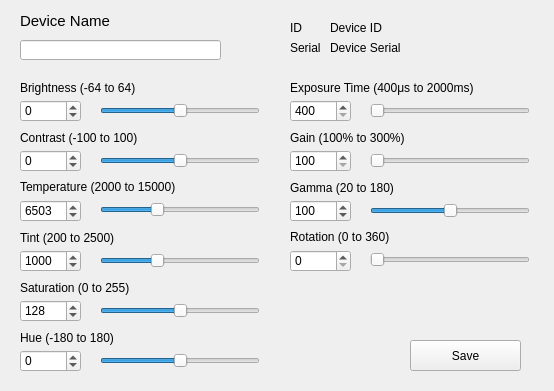
<?xml version="1.0" encoding="UTF-8"?>
<ui version="4.0">
 <class>Parameters</class>
 <widget class="QWidget" name="Parameters">
  <property name="geometry">
   <rect>
    <x>0</x>
    <y>0</y>
    <width>554</width>
    <height>391</height>
   </rect>
  </property>
  <property name="windowTitle">
   <string>Form</string>
  </property>
  <widget class="QSpinBox" name="contrastSpinBox">
   <property name="geometry">
    <rect>
     <x>20</x>
     <y>150</y>
     <width>61</width>
     <height>22</height>
    </rect>
   </property>
   <property name="minimumSize">
    <size>
     <width>42</width>
     <height>22</height>
    </size>
   </property>
   <property name="minimum">
    <number>-100</number>
   </property>
   <property name="maximum">
    <number>100</number>
   </property>
  </widget>
  <widget class="QSlider" name="contrastSlider">
   <property name="geometry">
    <rect>
     <x>100</x>
     <y>150</y>
     <width>160</width>
     <height>22</height>
    </rect>
   </property>
   <property name="maximumSize">
    <size>
     <width>160</width>
     <height>16777215</height>
    </size>
   </property>
   <property name="minimum">
    <number>-100</number>
   </property>
   <property name="maximum">
    <number>100</number>
   </property>
   <property name="orientation">
    <enum>Qt::Horizontal</enum>
   </property>
  </widget>
  <widget class="QSpinBox" name="brightnessSpinBox">
   <property name="geometry">
    <rect>
     <x>20</x>
     <y>100</y>
     <width>61</width>
     <height>22</height>
    </rect>
   </property>
   <property name="minimumSize">
    <size>
     <width>42</width>
     <height>22</height>
    </size>
   </property>
   <property name="minimum">
    <number>-64</number>
   </property>
   <property name="maximum">
    <number>64</number>
   </property>
  </widget>
  <widget class="QLabel" name="label_2">
   <property name="geometry">
    <rect>
     <x>20</x>
     <y>130</y>
     <width>211</width>
     <height>16</height>
    </rect>
   </property>
   <property name="text">
    <string>Contrast (-100 to 100)</string>
   </property>
  </widget>
  <widget class="QLabel" name="label_4">
   <property name="geometry">
    <rect>
     <x>290</x>
     <y>80</y>
     <width>211</width>
     <height>16</height>
    </rect>
   </property>
   <property name="text">
    <string>Exposure Time (400μs to 2000ms)</string>
   </property>
  </widget>
  <widget class="QSlider" name="exposureSlider">
   <property name="geometry">
    <rect>
     <x>370</x>
     <y>100</y>
     <width>160</width>
     <height>22</height>
    </rect>
   </property>
   <property name="maximumSize">
    <size>
     <width>160</width>
     <height>16777215</height>
    </size>
   </property>
   <property name="minimum">
    <number>400</number>
   </property>
   <property name="maximum">
    <number>2000000</number>
   </property>
   <property name="value">
    <number>400</number>
   </property>
   <property name="orientation">
    <enum>Qt::Horizontal</enum>
   </property>
  </widget>
  <widget class="QSlider" name="brightnessSlider">
   <property name="geometry">
    <rect>
     <x>100</x>
     <y>100</y>
     <width>160</width>
     <height>22</height>
    </rect>
   </property>
   <property name="maximumSize">
    <size>
     <width>160</width>
     <height>16777215</height>
    </size>
   </property>
   <property name="minimum">
    <number>-64</number>
   </property>
   <property name="maximum">
    <number>64</number>
   </property>
   <property name="orientation">
    <enum>Qt::Horizontal</enum>
   </property>
  </widget>
  <widget class="QLabel" name="label">
   <property name="geometry">
    <rect>
     <x>20</x>
     <y>80</y>
     <width>211</width>
     <height>16</height>
    </rect>
   </property>
   <property name="text">
    <string>Brightness (-64 to 64)</string>
   </property>
  </widget>
  <widget class="QSlider" name="rotationSlider">
   <property name="geometry">
    <rect>
     <x>370</x>
     <y>250</y>
     <width>160</width>
     <height>20</height>
    </rect>
   </property>
   <property name="maximumSize">
    <size>
     <width>160</width>
     <height>16777215</height>
    </size>
   </property>
   <property name="minimum">
    <number>0</number>
   </property>
   <property name="maximum">
    <number>360</number>
   </property>
   <property name="value">
    <number>0</number>
   </property>
   <property name="orientation">
    <enum>Qt::Horizontal</enum>
   </property>
  </widget>
  <widget class="QLabel" name="label_5">
   <property name="geometry">
    <rect>
     <x>290</x>
     <y>230</y>
     <width>211</width>
     <height>14</height>
    </rect>
   </property>
   <property name="text">
    <string>Rotation (0 to 360)</string>
   </property>
  </widget>
  <widget class="QSpinBox" name="rotationSpinBox">
   <property name="geometry">
    <rect>
     <x>290</x>
     <y>250</y>
     <width>61</width>
     <height>22</height>
    </rect>
   </property>
   <property name="minimumSize">
    <size>
     <width>42</width>
     <height>22</height>
    </size>
   </property>
   <property name="minimum">
    <number>0</number>
   </property>
   <property name="maximum">
    <number>360</number>
   </property>
   <property name="value">
    <number>0</number>
   </property>
  </widget>
  <widget class="QSlider" name="tempSlider">
   <property name="geometry">
    <rect>
     <x>100</x>
     <y>200</y>
     <width>160</width>
     <height>20</height>
    </rect>
   </property>
   <property name="maximumSize">
    <size>
     <width>160</width>
     <height>16777215</height>
    </size>
   </property>
   <property name="minimum">
    <number>2000</number>
   </property>
   <property name="maximum">
    <number>15000</number>
   </property>
   <property name="value">
    <number>6503</number>
   </property>
   <property name="orientation">
    <enum>Qt::Horizontal</enum>
   </property>
  </widget>
  <widget class="QLabel" name="label_6">
   <property name="geometry">
    <rect>
     <x>20</x>
     <y>180</y>
     <width>211</width>
     <height>14</height>
    </rect>
   </property>
   <property name="text">
    <string>Temperature (2000 to 15000)</string>
   </property>
  </widget>
  <widget class="QSpinBox" name="tempSpinBox">
   <property name="geometry">
    <rect>
     <x>20</x>
     <y>200</y>
     <width>61</width>
     <height>22</height>
    </rect>
   </property>
   <property name="minimumSize">
    <size>
     <width>42</width>
     <height>22</height>
    </size>
   </property>
   <property name="minimum">
    <number>2000</number>
   </property>
   <property name="maximum">
    <number>15000</number>
   </property>
   <property name="value">
    <number>6503</number>
   </property>
  </widget>
  <widget class="QLabel" name="label_7">
   <property name="geometry">
    <rect>
     <x>20</x>
     <y>230</y>
     <width>211</width>
     <height>16</height>
    </rect>
   </property>
   <property name="text">
    <string>Tint (200 to 2500)</string>
   </property>
  </widget>
  <widget class="QSpinBox" name="tintSpinBox">
   <property name="geometry">
    <rect>
     <x>20</x>
     <y>250</y>
     <width>61</width>
     <height>22</height>
    </rect>
   </property>
   <property name="minimumSize">
    <size>
     <width>42</width>
     <height>22</height>
    </size>
   </property>
   <property name="minimum">
    <number>200</number>
   </property>
   <property name="maximum">
    <number>2500</number>
   </property>
   <property name="value">
    <number>1000</number>
   </property>
  </widget>
  <widget class="QSlider" name="tintSlider">
   <property name="geometry">
    <rect>
     <x>100</x>
     <y>250</y>
     <width>160</width>
     <height>22</height>
    </rect>
   </property>
   <property name="maximumSize">
    <size>
     <width>160</width>
     <height>16777215</height>
    </size>
   </property>
   <property name="minimum">
    <number>200</number>
   </property>
   <property name="maximum">
    <number>2500</number>
   </property>
   <property name="value">
    <number>1000</number>
   </property>
   <property name="orientation">
    <enum>Qt::Horizontal</enum>
   </property>
  </widget>
  <widget class="QLabel" name="label_8">
   <property name="geometry">
    <rect>
     <x>20</x>
     <y>280</y>
     <width>211</width>
     <height>16</height>
    </rect>
   </property>
   <property name="text">
    <string>Saturation (0 to 255)</string>
   </property>
  </widget>
  <widget class="QSlider" name="saturationSlider">
   <property name="geometry">
    <rect>
     <x>100</x>
     <y>300</y>
     <width>160</width>
     <height>22</height>
    </rect>
   </property>
   <property name="maximumSize">
    <size>
     <width>160</width>
     <height>16777215</height>
    </size>
   </property>
   <property name="maximum">
    <number>255</number>
   </property>
   <property name="value">
    <number>128</number>
   </property>
   <property name="orientation">
    <enum>Qt::Horizontal</enum>
   </property>
  </widget>
  <widget class="QSpinBox" name="saturationSpinBox">
   <property name="geometry">
    <rect>
     <x>20</x>
     <y>300</y>
     <width>61</width>
     <height>22</height>
    </rect>
   </property>
   <property name="minimumSize">
    <size>
     <width>42</width>
     <height>22</height>
    </size>
   </property>
   <property name="maximum">
    <number>255</number>
   </property>
   <property name="value">
    <number>128</number>
   </property>
  </widget>
  <widget class="QLabel" name="label_9">
   <property name="geometry">
    <rect>
     <x>290</x>
     <y>180</y>
     <width>211</width>
     <height>16</height>
    </rect>
   </property>
   <property name="text">
    <string>Gamma (20 to 180)</string>
   </property>
  </widget>
  <widget class="QSpinBox" name="gammaSpinBox">
   <property name="geometry">
    <rect>
     <x>290</x>
     <y>200</y>
     <width>61</width>
     <height>22</height>
    </rect>
   </property>
   <property name="minimumSize">
    <size>
     <width>42</width>
     <height>22</height>
    </size>
   </property>
   <property name="minimum">
    <number>20</number>
   </property>
   <property name="maximum">
    <number>180</number>
   </property>
   <property name="value">
    <number>100</number>
   </property>
  </widget>
  <widget class="QSlider" name="gammaSlider">
   <property name="geometry">
    <rect>
     <x>370</x>
     <y>200</y>
     <width>160</width>
     <height>22</height>
    </rect>
   </property>
   <property name="maximumSize">
    <size>
     <width>160</width>
     <height>16777215</height>
    </size>
   </property>
   <property name="minimum">
    <number>20</number>
   </property>
   <property name="maximum">
    <number>180</number>
   </property>
   <property name="value">
    <number>100</number>
   </property>
   <property name="orientation">
    <enum>Qt::Horizontal</enum>
   </property>
  </widget>
  <widget class="QSpinBox" name="hueSpinBox">
   <property name="geometry">
    <rect>
     <x>20</x>
     <y>350</y>
     <width>61</width>
     <height>22</height>
    </rect>
   </property>
   <property name="minimumSize">
    <size>
     <width>42</width>
     <height>22</height>
    </size>
   </property>
   <property name="minimum">
    <number>-180</number>
   </property>
   <property name="maximum">
    <number>180</number>
   </property>
   <property name="value">
    <number>0</number>
   </property>
  </widget>
  <widget class="QLabel" name="label_10">
   <property name="geometry">
    <rect>
     <x>20</x>
     <y>330</y>
     <width>211</width>
     <height>16</height>
    </rect>
   </property>
   <property name="text">
    <string>Hue (-180 to 180)</string>
   </property>
  </widget>
  <widget class="QSlider" name="hueSlider">
   <property name="geometry">
    <rect>
     <x>100</x>
     <y>350</y>
     <width>160</width>
     <height>22</height>
    </rect>
   </property>
   <property name="maximumSize">
    <size>
     <width>160</width>
     <height>16777215</height>
    </size>
   </property>
   <property name="minimum">
    <number>-180</number>
   </property>
   <property name="maximum">
    <number>180</number>
   </property>
   <property name="value">
    <number>0</number>
   </property>
   <property name="orientation">
    <enum>Qt::Horizontal</enum>
   </property>
  </widget>
  <widget class="QLineEdit" name="deviceName">
   <property name="geometry">
    <rect>
     <x>20</x>
     <y>40</y>
     <width>201</width>
     <height>20</height>
    </rect>
   </property>
  </widget>
  <widget class="QLabel" name="label_11">
   <property name="geometry">
    <rect>
     <x>20</x>
     <y>10</y>
     <width>151</width>
     <height>21</height>
    </rect>
   </property>
   <property name="font">
    <font>
     <pointsize>11</pointsize>
    </font>
   </property>
   <property name="text">
    <string>Device Name</string>
   </property>
  </widget>
  <widget class="QPushButton" name="saveButton">
   <property name="geometry">
    <rect>
     <x>410</x>
     <y>340</y>
     <width>111</width>
     <height>31</height>
    </rect>
   </property>
   <property name="text">
    <string>Save</string>
   </property>
  </widget>
  <widget class="QLabel" name="serialLabel">
   <property name="geometry">
    <rect>
     <x>330</x>
     <y>40</y>
     <width>211</width>
     <height>16</height>
    </rect>
   </property>
   <property name="text">
    <string>Device Serial</string>
   </property>
   <property name="textInteractionFlags">
    <set>Qt::LinksAccessibleByMouse|Qt::TextSelectableByMouse</set>
   </property>
  </widget>
  <widget class="QLabel" name="label_13">
   <property name="geometry">
    <rect>
     <x>290</x>
     <y>130</y>
     <width>211</width>
     <height>16</height>
    </rect>
   </property>
   <property name="text">
    <string>Gain (100% to 300%)</string>
   </property>
  </widget>
  <widget class="QSlider" name="gainSlider">
   <property name="geometry">
    <rect>
     <x>370</x>
     <y>150</y>
     <width>160</width>
     <height>22</height>
    </rect>
   </property>
   <property name="maximumSize">
    <size>
     <width>160</width>
     <height>16777215</height>
    </size>
   </property>
   <property name="minimum">
    <number>100</number>
   </property>
   <property name="maximum">
    <number>300</number>
   </property>
   <property name="value">
    <number>100</number>
   </property>
   <property name="orientation">
    <enum>Qt::Horizontal</enum>
   </property>
  </widget>
  <widget class="QLabel" name="deviceIdLabel">
   <property name="geometry">
    <rect>
     <x>330</x>
     <y>20</y>
     <width>211</width>
     <height>16</height>
    </rect>
   </property>
   <property name="text">
    <string>Device ID</string>
   </property>
   <property name="textInteractionFlags">
    <set>Qt::LinksAccessibleByMouse|Qt::TextSelectableByMouse</set>
   </property>
  </widget>
  <widget class="QLabel" name="deviceIdLabel_2">
   <property name="geometry">
    <rect>
     <x>290</x>
     <y>20</y>
     <width>31</width>
     <height>16</height>
    </rect>
   </property>
   <property name="text">
    <string>ID</string>
   </property>
   <property name="textInteractionFlags">
    <set>Qt::LinksAccessibleByMouse|Qt::TextSelectableByMouse</set>
   </property>
  </widget>
  <widget class="QLabel" name="deviceIdLabel_3">
   <property name="geometry">
    <rect>
     <x>290</x>
     <y>40</y>
     <width>31</width>
     <height>16</height>
    </rect>
   </property>
   <property name="text">
    <string>Serial</string>
   </property>
   <property name="textInteractionFlags">
    <set>Qt::LinksAccessibleByMouse|Qt::TextSelectableByMouse</set>
   </property>
  </widget>
  <widget class="QSpinBox" name="exposureSpinBox">
   <property name="geometry">
    <rect>
     <x>290</x>
     <y>100</y>
     <width>61</width>
     <height>22</height>
    </rect>
   </property>
   <property name="minimumSize">
    <size>
     <width>42</width>
     <height>22</height>
    </size>
   </property>
   <property name="minimum">
    <number>400</number>
   </property>
   <property name="maximum">
    <number>2000000</number>
   </property>
   <property name="value">
    <number>400</number>
   </property>
  </widget>
  <widget class="QSpinBox" name="gainSpinBox">
   <property name="geometry">
    <rect>
     <x>290</x>
     <y>150</y>
     <width>61</width>
     <height>22</height>
    </rect>
   </property>
   <property name="minimumSize">
    <size>
     <width>42</width>
     <height>22</height>
    </size>
   </property>
   <property name="minimum">
    <number>100</number>
   </property>
   <property name="maximum">
    <number>300</number>
   </property>
   <property name="value">
    <number>100</number>
   </property>
  </widget>
 </widget>
 <resources/>
 <connections/>
</ui>
